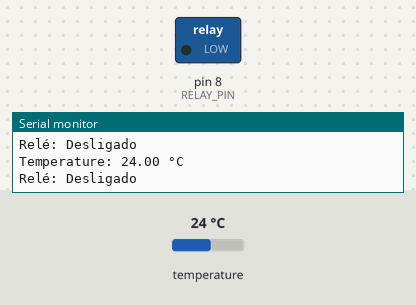
The sketch below on a simulated Arduino Uno, built with avr-gcc and run on an emulated ATmega328P. Shown: switched loads named in the sketch (green lamp = pin HIGH), the last lines printed to the serial monitor. The test bench sets the inputs (shaded band); at power-on: temperature 24 °C.

Above: at 3.3 s.
3.4 s: temperature set to 24.6 °C
5.9 s: temperature set to 25.4 °C
At 6.8 s:
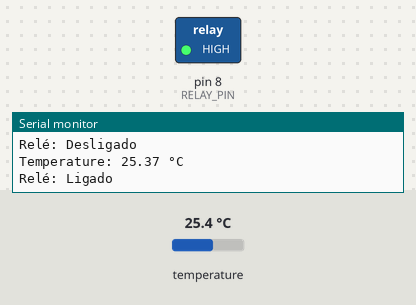
8.4 s: temperature set to 12 °C
At 10.6 s:
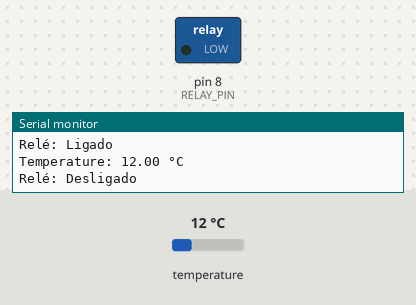
11.1 s: temperature set to 28 °C
At 11.9 s:
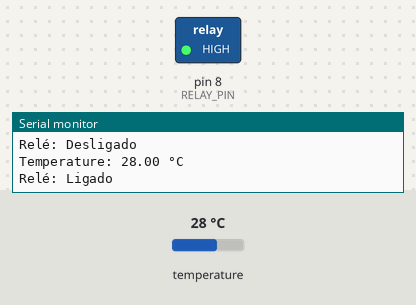
Timing chart, 0 to 14.1 s (numbered marks = the images above; inputs shaded):
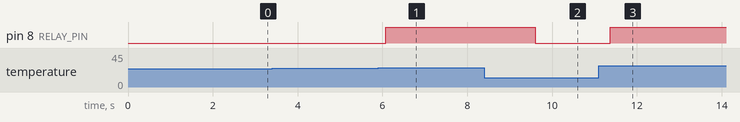

Measured:
- the behaviour switches between 24.9 and 25 °C on temperature (found by bisection; images 0 and 1)
- after the input at 5.9 s, pin 8 (RELAY_PIN): LOW → HIGH after 0.17 s
- after the input at 8.4 s, pin 8 (RELAY_PIN): HIGH → LOW after 1.2 s
- after the input at 11.1 s, pin 8 (RELAY_PIN): LOW → HIGH after 0.27 s

The sketch:

codigo_novo_Temp_rele_Serial.ino
```cpp
#include <OneWire.h>
#include <DallasTemperature.h>

#define ONE_WIRE_BUS 7
#define RELAY_PIN 8

OneWire oneWire(ONE_WIRE_BUS);
DallasTemperature sensors(&oneWire);

void setup() {
  Serial.begin(9600);  // Inicializa a comunicação serial
  sensors.begin();  // Inicializa os sensores
  pinMode(RELAY_PIN, OUTPUT);  // Configura o pino do relé como saída
}

void loop() {
  sensors.requestTemperatures();  // Solicita a leitura da temperatura
  float temperatureC = sensors.getTempCByIndex(0);  // Lê a temperatura em Celsius

  Serial.print("Temperature: ");
  Serial.print(temperatureC);
  Serial.println(" °C");

  float threshold = 25.0;

  if (temperatureC >= threshold) {
    digitalWrite(RELAY_PIN, HIGH);  // Liga o relé se a temperatura for >= 25°C
    Serial.println("Relé: Ligado");
  } else {
    digitalWrite(RELAY_PIN, LOW);  // Desliga o relé se a temperatura for < 25°C
    Serial.println("Relé: Desligado");
  }

  delay(1000);  // Espera 1 segundo antes da próxima leitura
}
```
